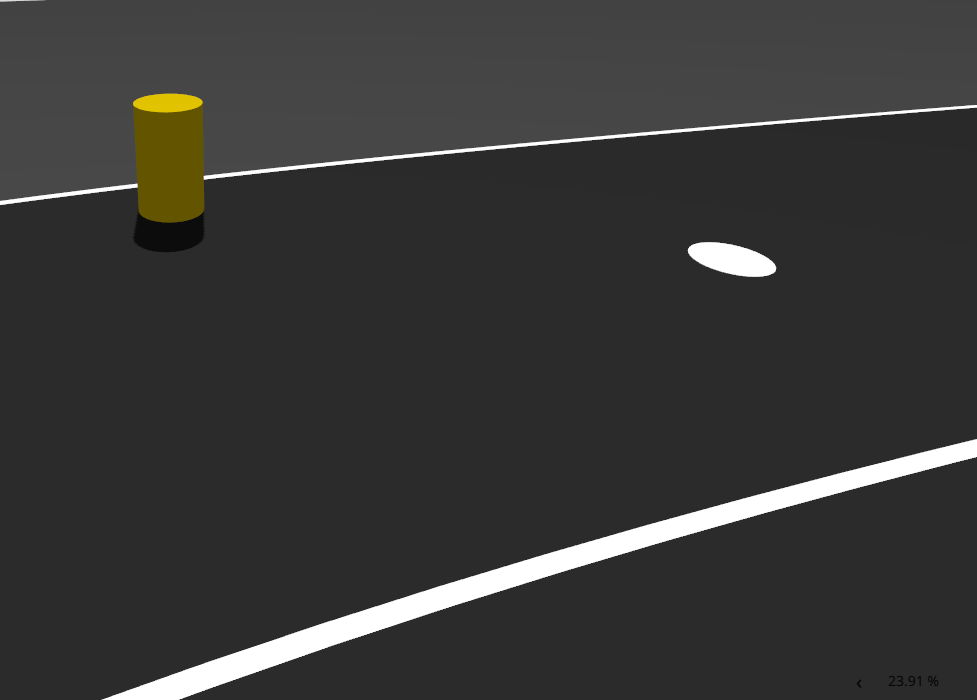
#> input picture Task-3/Input/1.png, 977 x 700 px; its folder holds only this picture in this run
$ python main.py
#> lines starting #> are read from the running program, lines starting #| are printed output that depends on the picture; after the words box and inside, x2 and y2 are one past the last pixel; in counts of white or black regions, pixels touching at a corner belong together

import cv2
import numpy as np
import os


# =========================================================
# CONFIGURATION
# =========================================================

BASE_FOLDER = os.path.dirname(
    os.path.abspath(__file__)
)

INPUT_FOLDER = os.path.join(
    BASE_FOLDER,
    "Input"
)

OUTPUT_FOLDER = os.path.join(
    BASE_FOLDER,
    "Output"
)

os.makedirs(
    OUTPUT_FOLDER,
    exist_ok=True
)


# =========================================================
# HELPER FUNCTION
# =========================================================

def calculate_iou(box1, box2):

    """Calculate Intersection over Union between two boxes."""

    x1, y1, x2, y2 = box1
    a1, b1, a2, b2 = box2

    intersection_x1 = max(x1, a1)
    intersection_y1 = max(y1, b1)
    intersection_x2 = min(x2, a2)
    intersection_y2 = min(y2, b2)

    intersection_width = max(
        0,
        intersection_x2 - intersection_x1
    )

    intersection_height = max(
        0,
        intersection_y2 - intersection_y1
    )

    intersection_area = (
        intersection_width
        * intersection_height
    )

    area1 = (
        max(0, x2 - x1)
        * max(0, y2 - y1)
    )

    area2 = (
        max(0, a2 - a1)
        * max(0, b2 - b1)
    )

    union_area = (
        area1
        + area2
        - intersection_area
    )

    if union_area == 0:
        return 0

    return intersection_area / union_area


def remove_duplicate_boxes(detections):

    """Remove overlapping duplicate detections."""

    final_detections = []

    for detection in detections:

        box = detection["box"]

        duplicate = False

        for existing in final_detections:

            if calculate_iou(
                box,
                existing["box"]
            ) > 0.45:

                duplicate = True
                break

        if not duplicate:

            final_detections.append(
                detection
            )

    return final_detections


# =========================================================
# POTHOLE DETECTION
# =========================================================

def detect_potholes(image):

    """
    Detect bright/white circular pothole-like regions.
    """

    height, width = image.shape[:2]

    gray = cv2.cvtColor(
        image,
        cv2.COLOR_BGR2GRAY
    )

    # Smooth small noise.
    blurred = cv2.GaussianBlur(
        gray,
        (5, 5),
        0
    )

    # Adaptive threshold handles illumination changes.
    threshold = cv2.adaptiveThreshold(
        blurred,
        255,
        cv2.ADAPTIVE_THRESH_GAUSSIAN_C,
        cv2.THRESH_BINARY,
        31,
        -5
    )

    # Remove small noise.
    kernel = np.ones(
        (5, 5),
        np.uint8
    )

    threshold = cv2.morphologyEx(
        threshold,
        cv2.MORPH_OPEN,
        kernel
    )

    threshold = cv2.morphologyEx(
        threshold,
        cv2.MORPH_CLOSE,
        kernel
    )

    contours, _ = cv2.findContours(
        threshold,
        cv2.RETR_EXTERNAL,
        cv2.CHAIN_APPROX_SIMPLE
    )

    detections = []

    image_area = width * height

    for contour in contours:

        area = cv2.contourArea(
            contour
        )

        if area < image_area * 0.00015:
            continue

        if area > image_area * 0.15:
            continue

        x, y, w, h = cv2.boundingRect(
            contour
        )

        if w < 8 or h < 8:
            continue

        aspect_ratio = w / float(h)

        if (
            aspect_ratio < 0.30
            or aspect_ratio > 3.0
        ):
            continue

        perimeter = cv2.arcLength(
            contour,
            True
        )

        if perimeter == 0:
            continue

        circularity = (
            4 * np.pi * area
            / (perimeter * perimeter)
        )

        if circularity < 0.25:
            continue

        detections.append({
            "box": (
                x,
                y,
                x + w,
                y + h
            ),
            "type": "Pothole",
            "confidence": circularity
        })

    return detections


# =========================================================
# OBSTACLE DETECTION
# =========================================================

def detect_obstacles(image):

    """
    Detect colored obstacles on the asphalt road.

    The Task-3 images contain obstacles with strong colors
    such as yellow, blue and green.

    Asphalt and lane markings have very low saturation,
    therefore HSV saturation is used to separate obstacles
    from the road.
    """

    height, width = image.shape[:2]

    hsv = cv2.cvtColor(
        image,
        cv2.COLOR_BGR2HSV
    )

    # -----------------------------------------------------
    # COLORED OBJECT MASK
    # -----------------------------------------------------

    # Saturated pixels correspond to colored obstacles.
    #
    # Gray asphalt:
    #     Saturation is close to 0.
    #
    # White lane markings:
    #     Saturation is also close to 0.
    #
    # Yellow / green / blue obstacles:
    #     Saturation is high.

    colored_mask = cv2.inRange(
        hsv,
        np.array([0, 70, 30]),
        np.array([179, 255, 255])
    )

    # -----------------------------------------------------
    # REMOVE SMALL NOISE
    # -----------------------------------------------------

    small_kernel = np.ones(
        (3, 3),
        np.uint8
    )

    colored_mask = cv2.morphologyEx(
        colored_mask,
        cv2.MORPH_OPEN,
        small_kernel,
        iterations=1
    )

    # -----------------------------------------------------
    # CONNECT SMALL GAPS
    # -----------------------------------------------------

    close_kernel = np.ones(
        (3, 3),
        np.uint8
    )

    colored_mask = cv2.morphologyEx(
        colored_mask,
        cv2.MORPH_CLOSE,
        close_kernel,
        iterations=1
    )

    # -----------------------------------------------------
    # FIND COLORED OBJECT CONTOURS
    # -----------------------------------------------------

    contours, _ = cv2.findContours(
        colored_mask,
        cv2.RETR_EXTERNAL,
        cv2.CHAIN_APPROX_SIMPLE
    )

    detections = []

    image_area = width * height

    for contour in contours:

        area = cv2.contourArea(
            contour
        )

        # Ignore tiny colored noise.
        if area < image_area * 0.0008:
            continue

        # Reject an accidentally detected huge region.
        if area > image_area * 0.20:
            continue

        x, y, w, h = cv2.boundingRect(
            contour
        )

        # Minimum object size.
        if w < width * 0.015:
            continue

        if h < height * 0.015:
            continue

        # -------------------------------------------------
        # ASPECT RATIO
        # -------------------------------------------------

        aspect_ratio = w / float(h)

        # Reject extremely thin objects.
        if aspect_ratio > 7.0:
            continue

        if aspect_ratio < 0.10:
            continue

        # -------------------------------------------------
        # EXTENT
        # -------------------------------------------------

        rectangle_area = w * h

        if rectangle_area == 0:
            continue

        extent = (
            area
            / float(rectangle_area)
        )

        # Colored obstacle shapes can be irregular,
        # therefore use a low threshold.
        if extent < 0.03:
            continue

        # -------------------------------------------------
        # SOLIDITY
        # -------------------------------------------------

        hull = cv2.convexHull(
            contour
        )

        hull_area = cv2.contourArea(
            hull
        )

        if hull_area > 0:

            solidity = (
                area
                / hull_area
            )

        else:

            solidity = 0

        # -------------------------------------------------
        # CONFIDENCE
        # -------------------------------------------------

        confidence = (
            0.40 * min(extent, 1.0)
            +
            0.30 * min(solidity, 1.0)
            +
            0.30 * min(
                area
                / (image_area * 0.08),
                1.0
            )
        )

        # -------------------------------------------------
        # SAVE DETECTION
        # -------------------------------------------------

        detections.append({
            "box": (
                x,
                y,
                x + w,
                y + h
            ),
            "type": "Obstacle",
            "confidence": confidence
        })

    return detections


# =========================================================
# COMBINE DETECTIONS
# =========================================================

def detect_objects(image):

    potholes = detect_potholes(
        image
    )

    obstacles = detect_obstacles(
        image
    )

    # Potholes should not also be counted
    # as obstacles.

    pothole_boxes = [
        detection["box"]
        for detection in potholes
    ]

    filtered_obstacles = []

    for obstacle in obstacles:

        overlap = False

        for pothole_box in pothole_boxes:

            if calculate_iou(
                obstacle["box"],
                pothole_box
            ) > 0.20:

                overlap = True
                break

        if not overlap:

            filtered_obstacles.append(
                obstacle
            )

    detections = (
        potholes
        + filtered_obstacles
    )

    detections = remove_duplicate_boxes(
        detections
    )

    return detections


# =========================================================
# DRAW RESULTS
# =========================================================

def draw_results(image, detections):

    result = image.copy()

    height, width = image.shape[:2]

    pothole_count = 0
    obstacle_count = 0

    thickness = max(
        2,
        width // 500
    )

    font_scale = max(
        0.5,
        width / 1600
    )

    for detection in detections:

        x1, y1, x2, y2 = detection["box"]

        object_type = detection["type"]

        if object_type == "Pothole":

            pothole_count += 1

        else:

            obstacle_count += 1

        # Keep coordinates inside image.

        x1 = max(
            0,
            min(width - 1, x1)
        )

        y1 = max(
            0,
            min(height - 1, y1)
        )

        x2 = max(
            0,
            min(width - 1, x2)
        )

        y2 = max(
            0,
            min(height - 1, y2)
        )

        # -------------------------------------------------
        # COLORS
        # -------------------------------------------------

        # Pothole = RED
        # Obstacle = BLUE

        if object_type == "Pothole":

            color = (
                0,
                0,
                255
            )

        else:

            color = (
                255,
                0,
                0
            )

        # -------------------------------------------------
        # DRAW BOX
        # -------------------------------------------------

        cv2.rectangle(
            result,
            (x1, y1),
            (x2, y2),
            color,
            thickness
        )

        # -------------------------------------------------
        # DRAW LABEL + COORDINATES
        # -------------------------------------------------

        coordinate_text = (
            f"{object_type}: "
            f"({x1},{y1})-({x2},{y2})"
        )

        text_y = max(
            20,
            y1 - 8
        )

        cv2.putText(
            result,
            coordinate_text,
            (x1, text_y),
            cv2.FONT_HERSHEY_SIMPLEX,
            font_scale,
            color,
            max(
                1,
                thickness // 2
            ),
            cv2.LINE_AA
        )

    # =====================================================
    # SUMMARY PANEL
    # =====================================================

    summary = (
        f"Potholes: {pothole_count}    "
        f"Obstacles: {obstacle_count}"
    )

    panel_width = min(
        width - 10,
        int(width * 0.60)
    )

    panel_height = int(
        height * 0.075
    )

    cv2.rectangle(
        result,
        (10, 10),
        (
            panel_width,
            panel_height
        ),
        (0, 0, 0),
        -1
    )

    cv2.putText(
        result,
        summary,
        (
            20,
            int(height * 0.055)
        ),
        cv2.FONT_HERSHEY_SIMPLEX,
        font_scale,
        (255, 255, 255),
        max(
            1,
            thickness // 2
        ),
        cv2.LINE_AA
    )

    return (
        result,
        pothole_count,
        obstacle_count
    )


# =========================================================
# PROCESS ONE IMAGE
# =========================================================

def process_image(
    input_path,
    output_path
):

#> called with input_path = 'Task-3/Input/1.png', output_path = 'Task-3/Output/1_detected.png'
    image = cv2.imread(
        input_path
    )
#> image is the input picture: shape (700, 977, 3); mean B, G, R 55.1, 56.3, 56.5

    if image is None:

        print(
            "ERROR: Could not read image."
        )

        return False

    detections = detect_objects(
        image
    )
#> in detect_potholes, `threshold = cv2.adaptiveThreshold( blurred, 255, cv2.ADAPTIVE_THRESH_G..`:
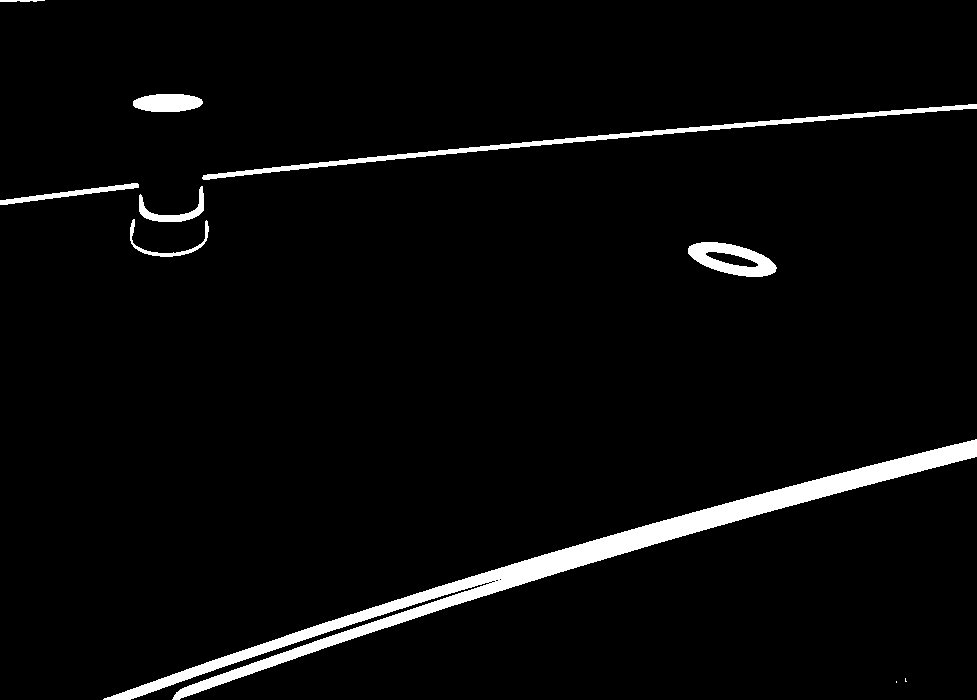
#> threshold: shape (700, 977); 3.7% white; 10 white regions (2 under 20 px), largest, box (x1, y1, x2, y2) and area: (103, 439, 977, 700) 17340, (202, 104, 977, 180) 3702, (688, 242, 777, 277) 1701
#> in detect_potholes, `threshold = cv2.morphologyEx( threshold, cv2.MORPH_OPEN, kernel )`:
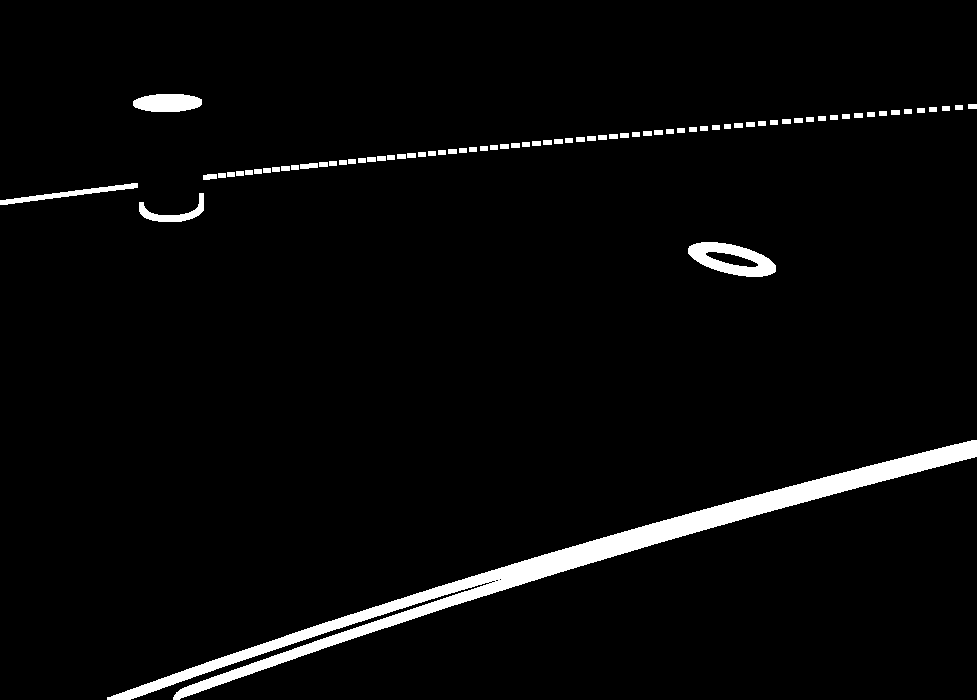
#> threshold: shape (700, 977); 3.6% white; 75 white regions, largest, box (x1, y1, x2, y2) and area: (107, 440, 977, 700) 17330, (688, 242, 776, 277) 1699, (133, 94, 202, 112) 1023
#> in detect_potholes, `threshold = cv2.morphologyEx( threshold, cv2.MORPH_CLOSE, kernel )`:
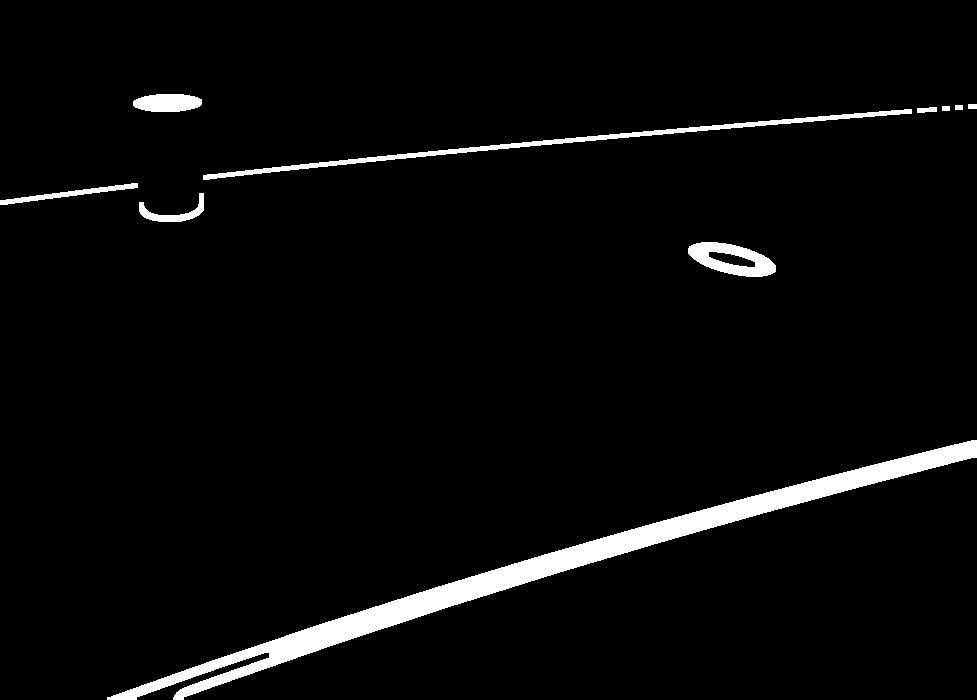
#> threshold: shape (700, 977); 3.8% white; 10 white regions
#> in detect_potholes, `contours, _ = cv2.findContours( threshold, cv2.RETR_EXTERNAL, cv2.CHAI..`: contours = 10 contours; largest, box (x1, y1, x2, y2) and area: (107, 440, 977, 700) 17188, (203, 109, 912, 180) 2686, (688, 242, 776, 277) 1985, (133, 94, 202, 112) 950, (0, 183, 138, 205) 570
#> the loop in detect_potholes, `for contour in contours: ` made 10 passes
#> (area, x, y, w, h, aspect_ratio) on passes 1, 4, 5, 10: (17188.5, 107, 440, 870, 260, 3.35), (570, 0, 183, 138, 22, 6.27), (2686, 203, 109, 709, 71, 9.99), (949.5, 133, 94, 69, 18, 3.83)
#> after the loop in detect_potholes, `for contour in contours:`: detections = 1 item
#> in detect_obstacles, `colored_mask = cv2.inRange( hsv, np.array([0, 70, 30]), np.array([179,..`:
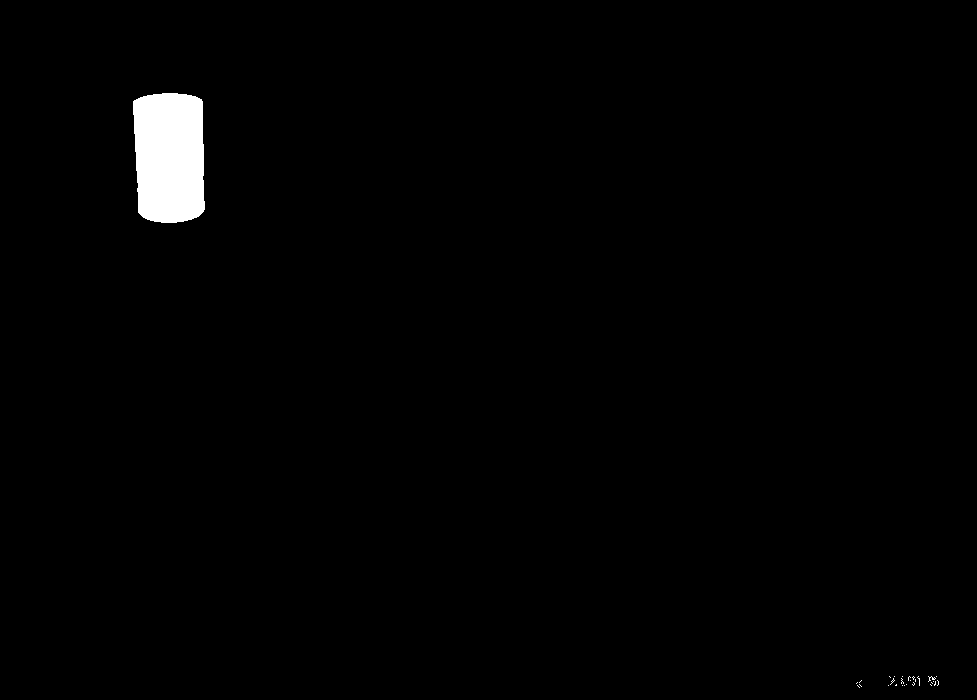
#> colored_mask: shape (700, 977); 1.3% white; 28 white regions (27 under 20 px), largest, box (x1, y1, x2, y2) and area: (133, 93, 205, 223) 8481
#> in detect_obstacles, `contours, _ = cv2.findContours( colored_mask, cv2.RETR_EXTERNAL, cv2.C..`: contours = 1 contour; box (x1, y1, x2, y2) and area: (133, 93, 205, 223) 8302
#> (the rest of the program and of its run is left out)
